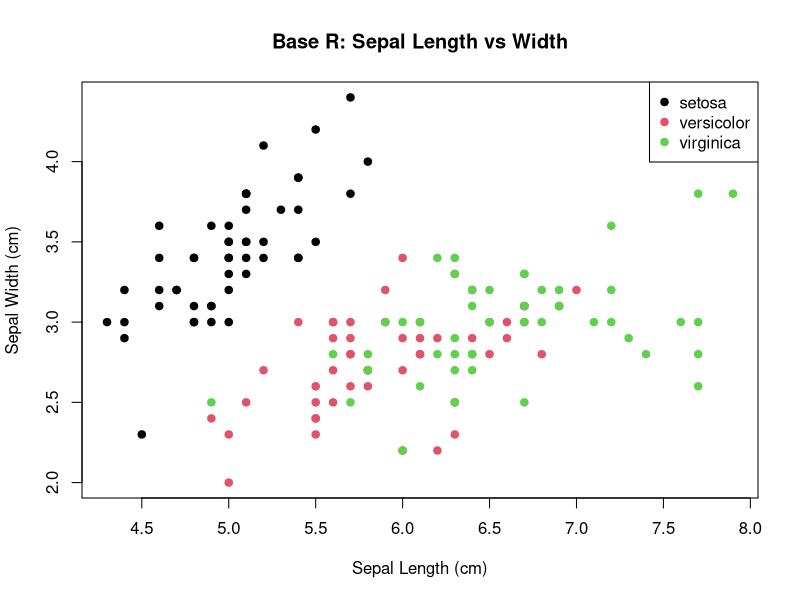
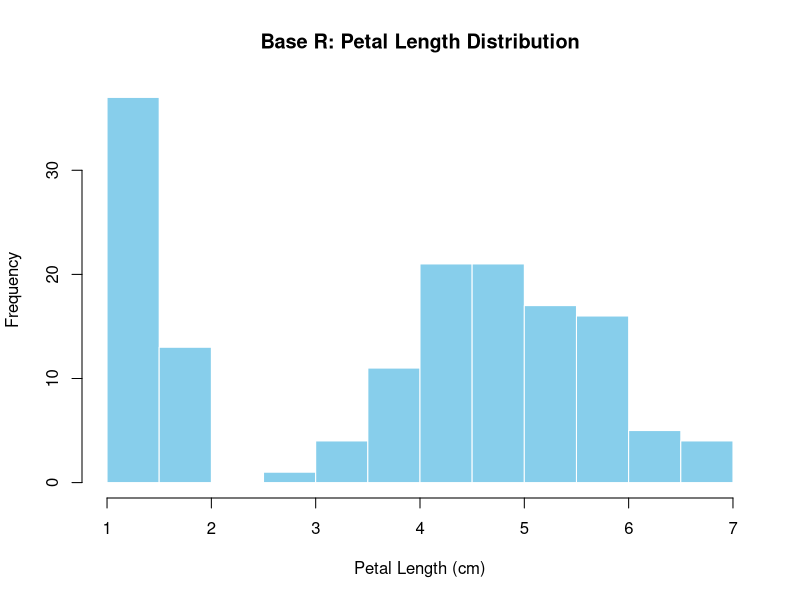
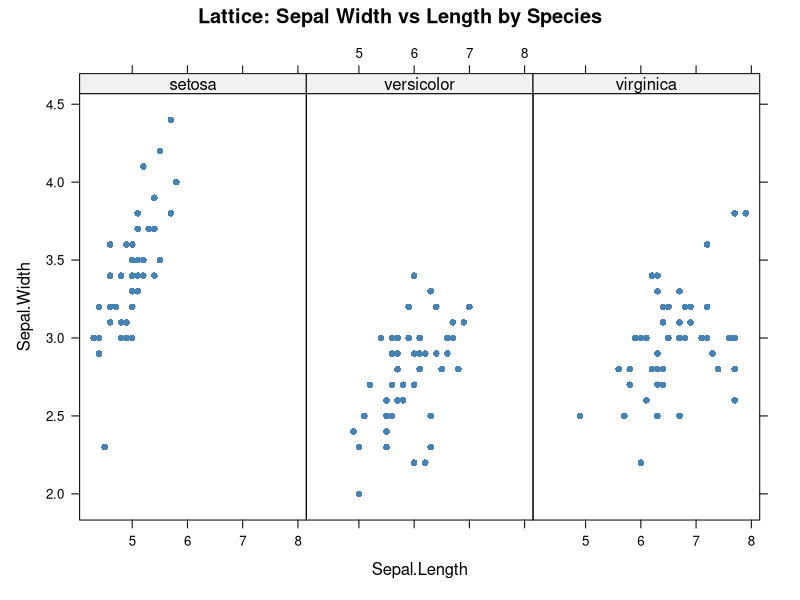
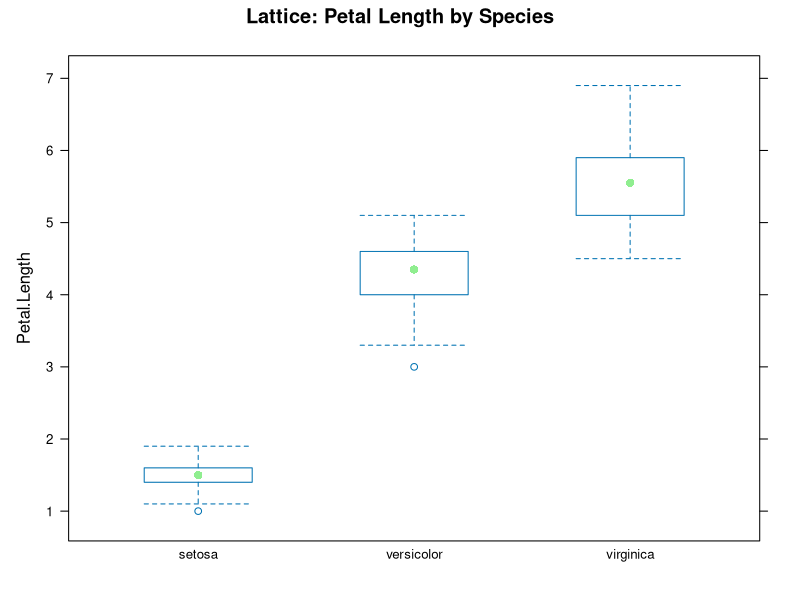
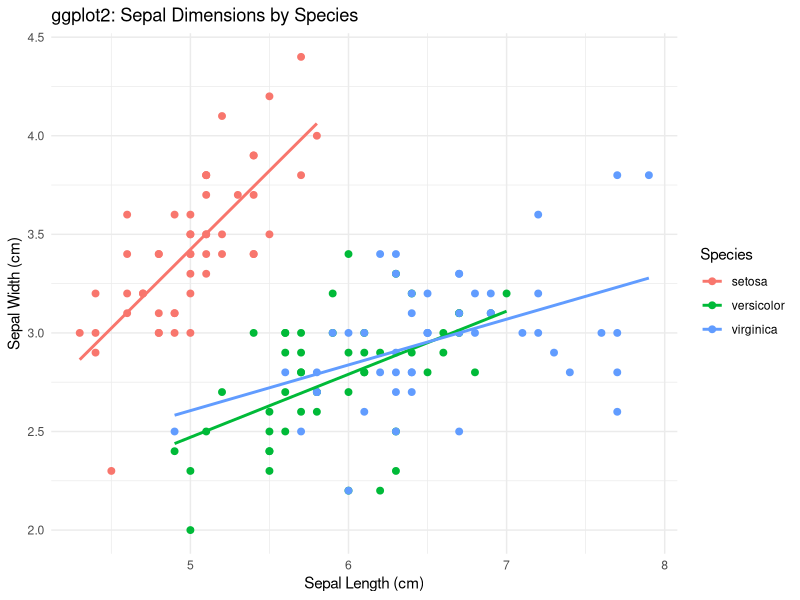
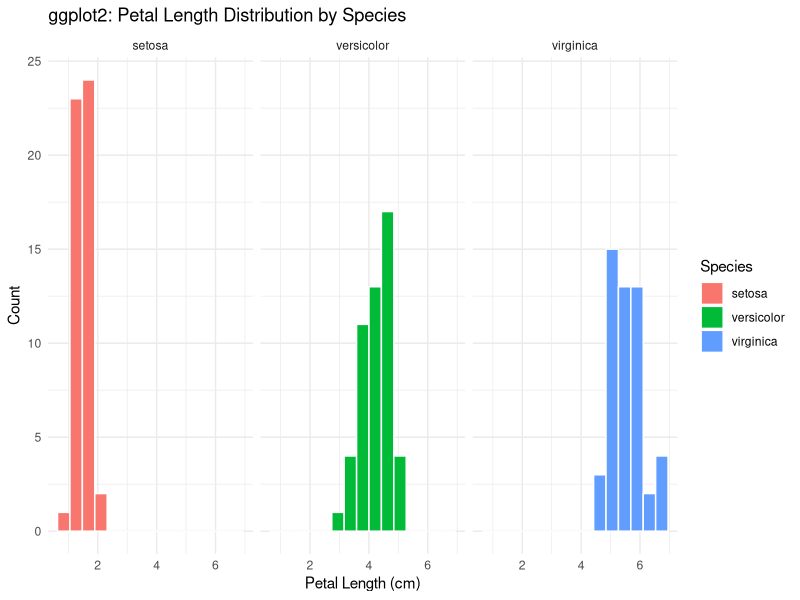

Source code (R) for these figures, in order:
#Load Dataset
data("iris")
head(iris)

# Scatter plot of Sepal.Length vs Sepal.Width
plot(iris$Sepal.Length, iris$Sepal.Width,
     main = "Base R: Sepal Length vs Width",
     xlab = "Sepal Length (cm)",
     ylab = "Sepal Width (cm)",
     col = iris$Species,
     pch = 19)

# Add legend for species
legend("topright", legend = levels(iris$Species),
       col = 1:3, pch = 19)

# Histogram of Petal.Length
hist(iris$Petal.Length,
     main = "Base R: Petal Length Distribution",
     xlab = "Petal Length (cm)",
     col = "skyblue",
     border = "white")


# Load lattice library
library(lattice)

# Scatter plot by species
xyplot(Sepal.Width ~ Sepal.Length | Species,
       data = iris,
       main = "Lattice: Sepal Width vs Length by Species",
       layout = c(3, 1),
       pch = 16,
       col = "steelblue")

# Boxplot of Petal.Length by Species
bwplot(Petal.Length ~ Species,
       data = iris,
       main = "Lattice: Petal Length by Species",
       col = "lightgreen")

# Load ggplot2
library(ggplot2)

# Scatter plot with regression lines
ggplot(iris, aes(x = Sepal.Length, y = Sepal.Width, color = Species)) +
  geom_point(size = 2) +
  geom_smooth(method = "lm", se = FALSE) +
  labs(title = "ggplot2: Sepal Dimensions by Species",
       x = "Sepal Length (cm)",
       y = "Sepal Width (cm)") +
  theme_minimal()

# Faceted histogram for Petal.Length
ggplot(iris, aes(x = Petal.Length, fill = Species)) +
  geom_histogram(color = "white", bins = 15) +
  facet_wrap(~ Species) +
  labs(title = "ggplot2: Petal Length Distribution by Species",
       x = "Petal Length (cm)",
       y = "Count") +
  theme_minimal()

